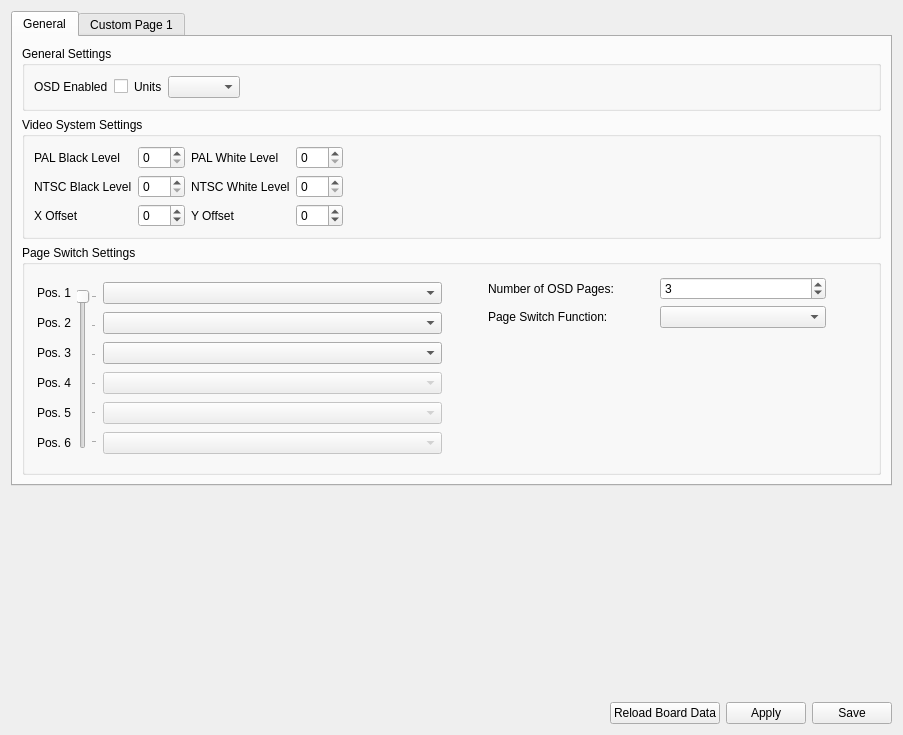
<?xml version="1.0" encoding="UTF-8"?>
<ui version="4.0">
 <class>Osd</class>
 <widget class="QWidget" name="Osd">
  <property name="geometry">
   <rect>
    <x>0</x>
    <y>0</y>
    <width>903</width>
    <height>735</height>
   </rect>
  </property>
  <property name="windowTitle">
   <string>Form</string>
  </property>
  <layout class="QVBoxLayout" name="verticalLayout_2">
   <item>
    <widget class="QTabWidget" name="tabWidget">
     <property name="currentIndex">
      <number>0</number>
     </property>
     <widget class="QWidget" name="tabGeneral">
      <attribute name="title">
       <string>General</string>
      </attribute>
      <layout class="QVBoxLayout" name="verticalLayout">
       <item>
        <widget class="QGroupBox" name="groupBox_2">
         <property name="title">
          <string>General Settings</string>
         </property>
         <layout class="QGridLayout" name="gridLayout_2">
          <item row="0" column="0">
           <widget class="QLabel" name="label_6">
            <property name="text">
             <string>OSD Enabled</string>
            </property>
           </widget>
          </item>
          <item row="0" column="1">
           <widget class="QCheckBox" name="cb_osd_enabled">
            <property name="toolTip">
             <string>Enable / disable the OSD (requires rebooting the flight controller to take effect)</string>
            </property>
            <property name="text">
             <string/>
            </property>
           </widget>
          </item>
          <item row="0" column="3">
           <widget class="QComboBox" name="cb_units"/>
          </item>
          <item row="0" column="2">
           <widget class="QLabel" name="label_3">
            <property name="text">
             <string>Units</string>
            </property>
           </widget>
          </item>
          <item row="0" column="4">
           <spacer name="horizontalSpacer_3">
            <property name="orientation">
             <enum>Qt::Horizontal</enum>
            </property>
            <property name="sizeHint" stdset="0">
             <size>
              <width>40</width>
              <height>20</height>
             </size>
            </property>
           </spacer>
          </item>
         </layout>
        </widget>
       </item>
       <item>
        <widget class="QGroupBox" name="groupBox">
         <property name="title">
          <string>Video System Settings</string>
         </property>
         <layout class="QVBoxLayout" name="verticalLayout_3">
          <item>
           <layout class="QGridLayout" name="gridLayout">
            <item row="4" column="3">
             <widget class="QSpinBox" name="sb_y_offset">
              <property name="toolTip">
               <string>Shift the video vertically. Note: Large values can cause sync problems.</string>
              </property>
              <property name="minimum">
               <number>-20</number>
              </property>
              <property name="maximum">
               <number>20</number>
              </property>
             </widget>
            </item>
            <item row="2" column="3">
             <widget class="QSpinBox" name="sb_white_ntsc">
              <property name="toolTip">
               <string>White level for NTSC.</string>
              </property>
              <property name="maximum">
               <number>255</number>
              </property>
             </widget>
            </item>
            <item row="0" column="2">
             <widget class="QLabel" name="label_2">
              <property name="text">
               <string>PAL White Level</string>
              </property>
             </widget>
            </item>
            <item row="0" column="1">
             <widget class="QSpinBox" name="sb_black_pal">
              <property name="toolTip">
               <string>Black level for PAL. Note: setting a too low value can cause sync probelms.</string>
              </property>
              <property name="maximum">
               <number>255</number>
              </property>
             </widget>
            </item>
            <item row="2" column="1">
             <widget class="QSpinBox" name="sb_black_ntsc">
              <property name="toolTip">
               <string>Black level for NTSC.</string>
              </property>
              <property name="maximum">
               <number>255</number>
              </property>
             </widget>
            </item>
            <item row="2" column="0">
             <widget class="QLabel" name="label_4">
              <property name="text">
               <string>NTSC Black Level</string>
              </property>
             </widget>
            </item>
            <item row="0" column="0">
             <widget class="QLabel" name="label">
              <property name="text">
               <string>PAL Black Level</string>
              </property>
             </widget>
            </item>
            <item row="4" column="1">
             <widget class="QSpinBox" name="sb_x_offset">
              <property name="toolTip">
               <string>Shift the video horizontally. Note: Large values can cause sync problems.</string>
              </property>
              <property name="minimum">
               <number>-20</number>
              </property>
              <property name="maximum">
               <number>20</number>
              </property>
             </widget>
            </item>
            <item row="4" column="2">
             <widget class="QLabel" name="label_8">
              <property name="text">
               <string>Y Offset</string>
              </property>
             </widget>
            </item>
            <item row="0" column="3">
             <widget class="QSpinBox" name="sb_white_pal">
              <property name="toolTip">
               <string>White level for PAL. </string>
              </property>
              <property name="maximum">
               <number>255</number>
              </property>
             </widget>
            </item>
            <item row="2" column="2">
             <widget class="QLabel" name="label_5">
              <property name="text">
               <string>NTSC White Level</string>
              </property>
             </widget>
            </item>
            <item row="4" column="0">
             <widget class="QLabel" name="label_7">
              <property name="text">
               <string>X Offset</string>
              </property>
             </widget>
            </item>
            <item row="2" column="4">
             <spacer name="horizontalSpacer_2">
              <property name="orientation">
               <enum>Qt::Horizontal</enum>
              </property>
              <property name="sizeHint" stdset="0">
               <size>
                <width>40</width>
                <height>20</height>
               </size>
              </property>
             </spacer>
            </item>
           </layout>
          </item>
         </layout>
        </widget>
       </item>
       <item>
        <widget class="QGroupBox" name="groupBox_3">
         <property name="minimumSize">
          <size>
           <width>0</width>
           <height>230</height>
          </size>
         </property>
         <property name="maximumSize">
          <size>
           <width>16777215</width>
           <height>230</height>
          </size>
         </property>
         <property name="title">
          <string>Page Switch Settings</string>
         </property>
         <layout class="QGridLayout" name="gridLayout_4" rowstretch="0,0,0" columnstretch="0,0,1,0,1,0">
          <property name="margin">
           <number>12</number>
          </property>
          <item row="0" column="0" rowspan="3">
           <layout class="QVBoxLayout" name="verticalLayout_9" stretch="0,0,0,0,0,0">
            <item>
             <widget class="QLabel" name="label_pos1">
              <property name="sizePolicy">
               <sizepolicy hsizetype="Preferred" vsizetype="Maximum">
                <horstretch>0</horstretch>
                <verstretch>0</verstretch>
               </sizepolicy>
              </property>
              <property name="minimumSize">
               <size>
                <width>0</width>
                <height>16</height>
               </size>
              </property>
              <property name="maximumSize">
               <size>
                <width>16777215</width>
                <height>16</height>
               </size>
              </property>
              <property name="text">
               <string>Pos. 1</string>
              </property>
             </widget>
            </item>
            <item>
             <widget class="QLabel" name="label_pos2">
              <property name="sizePolicy">
               <sizepolicy hsizetype="Preferred" vsizetype="Maximum">
                <horstretch>0</horstretch>
                <verstretch>0</verstretch>
               </sizepolicy>
              </property>
              <property name="minimumSize">
               <size>
                <width>16</width>
                <height>16</height>
               </size>
              </property>
              <property name="maximumSize">
               <size>
                <width>16777215</width>
                <height>16</height>
               </size>
              </property>
              <property name="text">
               <string>Pos. 2</string>
              </property>
             </widget>
            </item>
            <item>
             <widget class="QLabel" name="label_pos3">
              <property name="sizePolicy">
               <sizepolicy hsizetype="Preferred" vsizetype="Maximum">
                <horstretch>0</horstretch>
                <verstretch>0</verstretch>
               </sizepolicy>
              </property>
              <property name="minimumSize">
               <size>
                <width>0</width>
                <height>16</height>
               </size>
              </property>
              <property name="maximumSize">
               <size>
                <width>16777215</width>
                <height>16</height>
               </size>
              </property>
              <property name="text">
               <string>Pos. 3</string>
              </property>
             </widget>
            </item>
            <item>
             <widget class="QLabel" name="label_pos4">
              <property name="sizePolicy">
               <sizepolicy hsizetype="Preferred" vsizetype="Maximum">
                <horstretch>0</horstretch>
                <verstretch>0</verstretch>
               </sizepolicy>
              </property>
              <property name="minimumSize">
               <size>
                <width>0</width>
                <height>16</height>
               </size>
              </property>
              <property name="maximumSize">
               <size>
                <width>16777215</width>
                <height>16</height>
               </size>
              </property>
              <property name="text">
               <string>Pos. 4</string>
              </property>
             </widget>
            </item>
            <item>
             <widget class="QLabel" name="label_pos5">
              <property name="sizePolicy">
               <sizepolicy hsizetype="Preferred" vsizetype="Maximum">
                <horstretch>0</horstretch>
                <verstretch>0</verstretch>
               </sizepolicy>
              </property>
              <property name="minimumSize">
               <size>
                <width>0</width>
                <height>16</height>
               </size>
              </property>
              <property name="maximumSize">
               <size>
                <width>16777215</width>
                <height>16</height>
               </size>
              </property>
              <property name="text">
               <string>Pos. 5</string>
              </property>
             </widget>
            </item>
            <item>
             <widget class="QLabel" name="label_pos6">
              <property name="sizePolicy">
               <sizepolicy hsizetype="Preferred" vsizetype="Maximum">
                <horstretch>0</horstretch>
                <verstretch>0</verstretch>
               </sizepolicy>
              </property>
              <property name="minimumSize">
               <size>
                <width>0</width>
                <height>16</height>
               </size>
              </property>
              <property name="maximumSize">
               <size>
                <width>16777215</width>
                <height>16</height>
               </size>
              </property>
              <property name="text">
               <string>Pos. 6</string>
              </property>
             </widget>
            </item>
           </layout>
          </item>
          <item row="1" column="1">
           <widget class="QSlider" name="osdPageSlider">
            <property name="enabled">
             <bool>false</bool>
            </property>
            <property name="maximumSize">
             <size>
              <width>16777215</width>
              <height>160</height>
             </size>
            </property>
            <property name="focusPolicy">
             <enum>Qt::StrongFocus</enum>
            </property>
            <property name="toolTip">
             <string>This slider moves when you move the flight mode switch
on your remote. It shows currently active flight mode.

Setup the flight mode channel on the RC Input tab if you have not done so already.</string>
            </property>
            <property name="minimum">
             <number>0</number>
            </property>
            <property name="maximum">
             <number>5</number>
            </property>
            <property name="pageStep">
             <number>10</number>
            </property>
            <property name="value">
             <number>0</number>
            </property>
            <property name="sliderPosition">
             <number>0</number>
            </property>
            <property name="orientation">
             <enum>Qt::Vertical</enum>
            </property>
            <property name="invertedAppearance">
             <bool>true</bool>
            </property>
            <property name="tickPosition">
             <enum>QSlider::TicksBelow</enum>
            </property>
            <property name="tickInterval">
             <number>1</number>
            </property>
           </widget>
          </item>
          <item row="0" column="2" rowspan="3">
           <layout class="QVBoxLayout" name="verticalLayout_10">
            <property name="spacing">
             <number>3</number>
            </property>
            <item>
             <widget class="QComboBox" name="osdPagePos1">
              <property name="focusPolicy">
               <enum>Qt::StrongFocus</enum>
              </property>
              <property name="toolTip">
               <string>Select the stabilization mode on this position (manual/stabilized/auto)</string>
              </property>
             </widget>
            </item>
            <item>
             <widget class="QComboBox" name="osdPagePos2">
              <property name="focusPolicy">
               <enum>Qt::StrongFocus</enum>
              </property>
             </widget>
            </item>
            <item>
             <widget class="QComboBox" name="osdPagePos3">
              <property name="focusPolicy">
               <enum>Qt::StrongFocus</enum>
              </property>
             </widget>
            </item>
            <item>
             <widget class="QComboBox" name="osdPagePos4">
              <property name="enabled">
               <bool>false</bool>
              </property>
              <property name="focusPolicy">
               <enum>Qt::StrongFocus</enum>
              </property>
              <property name="toolTip">
               <string>Select the stabilization mode on this position (manual/stabilized/auto)</string>
              </property>
             </widget>
            </item>
            <item>
             <widget class="QComboBox" name="osdPagePos5">
              <property name="enabled">
               <bool>false</bool>
              </property>
              <property name="focusPolicy">
               <enum>Qt::StrongFocus</enum>
              </property>
             </widget>
            </item>
            <item>
             <widget class="QComboBox" name="osdPagePos6">
              <property name="enabled">
               <bool>false</bool>
              </property>
              <property name="focusPolicy">
               <enum>Qt::StrongFocus</enum>
              </property>
             </widget>
            </item>
           </layout>
          </item>
          <item row="1" column="3">
           <spacer name="horizontalSpacer_4">
            <property name="orientation">
             <enum>Qt::Horizontal</enum>
            </property>
            <property name="sizeHint" stdset="0">
             <size>
              <width>40</width>
              <height>20</height>
             </size>
            </property>
           </spacer>
          </item>
          <item row="0" column="4" rowspan="3">
           <layout class="QGridLayout" name="gridLayout_5">
            <item row="0" column="0">
             <layout class="QGridLayout" name="gridLayout_3">
              <item row="0" column="0">
               <widget class="QLabel" name="label_9">
                <property name="text">
                 <string>Number of OSD Pages:</string>
                </property>
               </widget>
              </item>
              <item row="0" column="1">
               <widget class="QSpinBox" name="sb_num_pages">
                <property name="toolTip">
                 <string>Number of positions your FlightMode switch has.

Default is 3.

It will be 2 or 3 for most of setups, but it also can be up to 6.
In that case you have to configure your radio mixers so the whole range
from min to max is split into N equal intervals, and you may set arbitrary
channel value for each flight mode.</string>
                </property>
                <property name="minimum">
                 <number>1</number>
                </property>
                <property name="maximum">
                 <number>6</number>
                </property>
                <property name="value">
                 <number>3</number>
                </property>
               </widget>
              </item>
              <item row="1" column="0">
               <widget class="QLabel" name="label_10">
                <property name="text">
                 <string>Page Switch Function:</string>
                </property>
               </widget>
              </item>
              <item row="1" column="1">
               <widget class="QComboBox" name="cb_page_switch"/>
              </item>
              <item row="2" column="0">
               <spacer name="verticalSpacer_2">
                <property name="orientation">
                 <enum>Qt::Vertical</enum>
                </property>
                <property name="sizeHint" stdset="0">
                 <size>
                  <width>20</width>
                  <height>40</height>
                 </size>
                </property>
               </spacer>
              </item>
             </layout>
            </item>
           </layout>
          </item>
          <item row="2" column="1">
           <spacer name="verticalSpacer_4">
            <property name="orientation">
             <enum>Qt::Vertical</enum>
            </property>
            <property name="sizeType">
             <enum>QSizePolicy::Fixed</enum>
            </property>
            <property name="sizeHint" stdset="0">
             <size>
              <width>20</width>
              <height>0</height>
             </size>
            </property>
           </spacer>
          </item>
          <item row="0" column="1">
           <spacer name="verticalSpacer_6">
            <property name="orientation">
             <enum>Qt::Vertical</enum>
            </property>
            <property name="sizeType">
             <enum>QSizePolicy::Fixed</enum>
            </property>
            <property name="sizeHint" stdset="0">
             <size>
              <width>20</width>
              <height>0</height>
             </size>
            </property>
           </spacer>
          </item>
          <item row="1" column="5">
           <spacer name="horizontalSpacer_6">
            <property name="orientation">
             <enum>Qt::Horizontal</enum>
            </property>
            <property name="sizeHint" stdset="0">
             <size>
              <width>40</width>
              <height>20</height>
             </size>
            </property>
           </spacer>
          </item>
         </layout>
        </widget>
       </item>
      </layout>
     </widget>
     <widget class="QWidget" name="tabPage1">
      <attribute name="title">
       <string>Custom Page 1</string>
      </attribute>
     </widget>
    </widget>
   </item>
   <item>
    <spacer name="verticalSpacer">
     <property name="orientation">
      <enum>Qt::Vertical</enum>
     </property>
     <property name="sizeHint" stdset="0">
      <size>
       <width>20</width>
       <height>40</height>
      </size>
     </property>
    </spacer>
   </item>
   <item>
    <layout class="QHBoxLayout" name="horizontalLayout">
     <item>
      <spacer name="horizontalSpacer">
       <property name="orientation">
        <enum>Qt::Horizontal</enum>
       </property>
       <property name="sizeHint" stdset="0">
        <size>
         <width>40</width>
         <height>20</height>
        </size>
       </property>
      </spacer>
     </item>
     <item>
      <widget class="QPushButton" name="reloadButton">
       <property name="minimumSize">
        <size>
         <width>0</width>
         <height>0</height>
        </size>
       </property>
       <property name="maximumSize">
        <size>
         <width>16777215</width>
         <height>16777215</height>
        </size>
       </property>
       <property name="toolTip">
        <string>Reloads saved CameraStabilization settings  except output channels
from board into GCS. Useful if you have accidentally changed some
settings.

Loaded settings are not applied automatically. You have to click the
Apply or Save button afterwards.</string>
       </property>
       <property name="text">
        <string>Reload Board Data</string>
       </property>
       <property name="objrelation" stdset="0">
        <stringlist>
         <string>button:reload</string>
         <string>buttongroup:1</string>
        </stringlist>
       </property>
      </widget>
     </item>
     <item>
      <widget class="QPushButton" name="applyButton">
       <property name="minimumSize">
        <size>
         <width>0</width>
         <height>0</height>
        </size>
       </property>
       <property name="maximumSize">
        <size>
         <width>16777215</width>
         <height>16777215</height>
        </size>
       </property>
       <property name="toolTip">
        <string>Send settings to the board but do not save to the non-volatile memory</string>
       </property>
       <property name="text">
        <string>Apply</string>
       </property>
       <property name="objrelation" stdset="0">
        <stringlist>
         <string>button:apply</string>
        </stringlist>
       </property>
      </widget>
     </item>
     <item>
      <widget class="QPushButton" name="saveButton">
       <property name="minimumSize">
        <size>
         <width>0</width>
         <height>0</height>
        </size>
       </property>
       <property name="maximumSize">
        <size>
         <width>16777215</width>
         <height>16777215</height>
        </size>
       </property>
       <property name="toolTip">
        <string>Send settings to the board and save to the non-volatile memory</string>
       </property>
       <property name="text">
        <string>Save</string>
       </property>
       <property name="checked">
        <bool>false</bool>
       </property>
       <property name="objrelation" stdset="0">
        <stringlist>
         <string>button:save</string>
        </stringlist>
       </property>
      </widget>
     </item>
    </layout>
   </item>
  </layout>
 </widget>
 <resources/>
 <connections/>
</ui>
